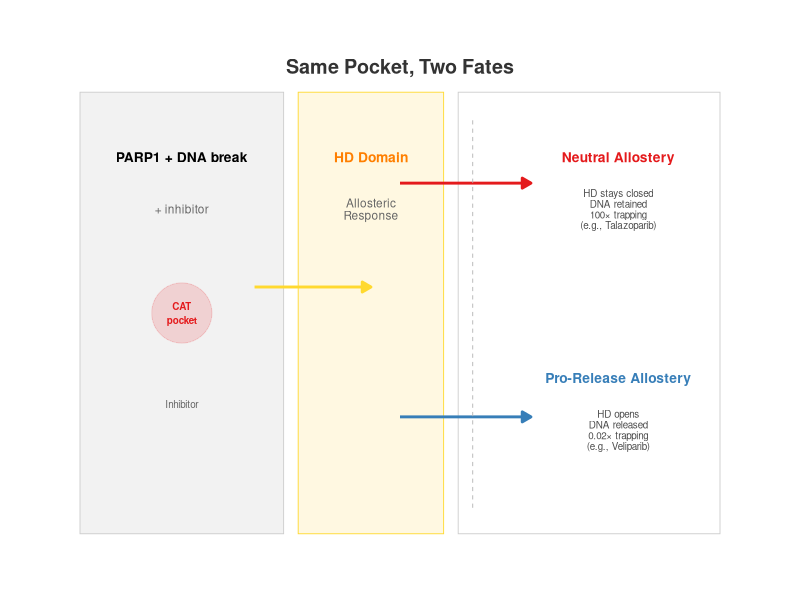
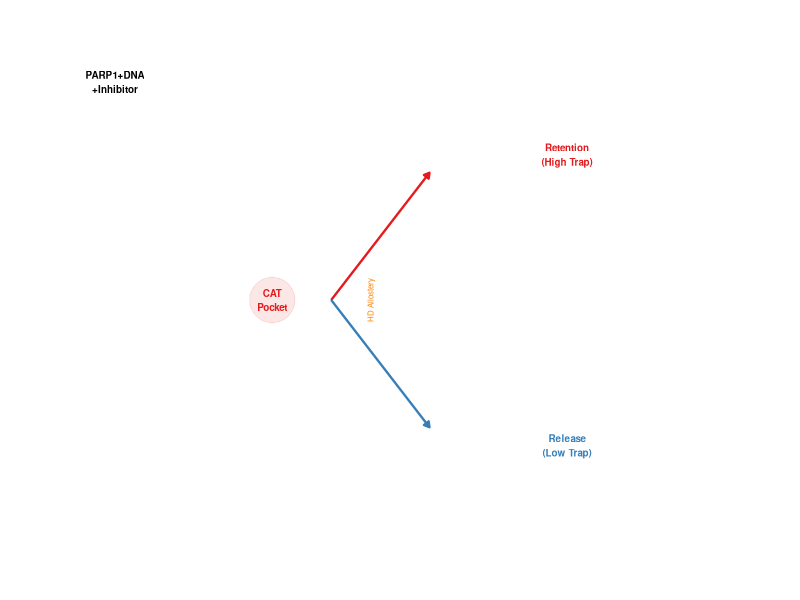

Reproduce these figures in R, in order.
#!/usr/bin/env Rscript
# 17-toc_graphic.R — TOC graphic: "Same Pocket, Two Fates"
library(ggplot2)
library(dplyr)

dir.create("results/figures", showWarnings = FALSE, recursive = TRUE)

# ---- TOC: Conceptual schematic ---------------------------------------------
# Left: PARP1+DNA with inhibitor in CAT pocket
# Center: Arrow showing allosteric signal transduction
# Right: Two outcomes — DNA retention (Type II) vs DNA release (Type III)

# Data for the conceptual 2D mechanism map
toc_data <- data.frame(
  x = c(1, 1, 2, 2, 3, 3, 3, 4, 4),
  y = c(3, 1, 3, 1, 3.5, 2, 0.5, 3, 1),
  label = c("PARP1\n+DNA+inhibitor", "CAT pocket\nbinding", 
            "Allosteric\nsignal", "HD domain\nresponse",
            "", "Type II\nNeutral", "Type III\nPro-release",
            "DNA RETENTION\nHigh trapping", "DNA RELEASE\nLow trapping"),
  color = c("grey30", "grey30", "#FFD92F", "#FFD92F",
            "white", "#E41A1C", "#377EB8", "#E41A1C", "#377EB8"),
  size = c(3, 2.5, 3, 2.5, 0, 3.5, 3.5, 4, 4),
  stringsAsFactors = FALSE
)

# Arrows
arrows <- data.frame(
  x = c(1.5, 1.5, 2.5, 2.5),
  xend = c(2.4, 2.4, 3.4, 3.4),
  y = c(2.2, 1.8, 2.8, 1.2),
  yend = c(2.2, 1.8, 2.8, 1.2),
  stringsAsFactors = FALSE
)

p <- ggplot() +
  # Background boxes
  annotate("rect", xmin = 0.3, xmax = 1.7, ymin = 0.3, ymax = 3.7,
           fill = "grey95", color = "grey80", linewidth = 0.3) +
  annotate("rect", xmin = 1.8, xmax = 2.8, ymin = 0.3, ymax = 3.7,
           fill = "#FFF8E1", color = "#FFD92F", linewidth = 0.3) +
  annotate("rect", xmin = 2.9, xmax = 4.7, ymin = 0.3, ymax = 3.7,
           fill = "white", color = "grey80", linewidth = 0.3) +
  # PARP1 schematic (left)
  annotate("text", x = 1, y = 3.2, label = "PARP1 + DNA break", size = 3.5, fontface = "bold") +
  annotate("text", x = 1, y = 2.8, label = "+ inhibitor", size = 3, color = "grey40") +
  # CAT pocket (oval)
  annotate("point", x = 1, y = 2, shape = 21, size = 20, fill = "#E41A1C", alpha = 0.15, color = "#E41A1C") +
  annotate("text", x = 1, y = 2, label = "CAT\npocket", size = 2.5, color = "#E41A1C", fontface = "bold") +
  # Inhibitor in pocket
  annotate("text", x = 1, y = 1.3, label = "Inhibitor", size = 2.5, color = "grey40") +
  # Arrow
  annotate("segment", x = 1.5, xend = 2.3, y = 2.2, yend = 2.2,
           arrow = arrow(type = "closed", length = unit(0.1, "inches")),
           color = "#FFD92F", linewidth = 1) +
  # HD domain (center)
  annotate("text", x = 2.3, y = 3.2, label = "HD Domain", size = 3.5, fontface = "bold", color = "#FF7F00") +
  annotate("text", x = 2.3, y = 2.8, label = "Allosteric\nResponse", size = 3, color = "grey40", lineheight = 0.85) +
  # Branching arrows
  annotate("segment", x = 2.5, xend = 3.4, y = 3, yend = 3,
           arrow = arrow(type = "closed", length = unit(0.1, "inches")),
           color = "#E41A1C", linewidth = 1) +
  annotate("segment", x = 2.5, xend = 3.4, y = 1.2, yend = 1.2,
           arrow = arrow(type = "closed", length = unit(0.1, "inches")),
           color = "#377EB8", linewidth = 1) +
  # Type II outcome (upper right)
  annotate("text", x = 4, y = 3.2, label = "Neutral Allostery", size = 3.5, fontface = "bold", color = "#E41A1C") +
  annotate("text", x = 4, y = 2.8, label = "HD stays closed\nDNA retained\n100× trapping\n(e.g., Talazoparib)", 
           size = 2.5, color = "grey30", lineheight = 0.9) +
  # Type III outcome (lower right)
  annotate("text", x = 4, y = 1.5, label = "Pro-Release Allostery", size = 3.5, fontface = "bold", color = "#377EB8") +
  annotate("text", x = 4, y = 1.1, label = "HD opens\nDNA released\n0.02× trapping\n(e.g., Veliparib)", 
           size = 2.5, color = "grey30", lineheight = 0.9) +
  # Divider
  annotate("segment", x = 3, xend = 3, y = 0.5, yend = 3.5,
           linetype = "dashed", color = "grey70", linewidth = 0.3) +
  # Title
  annotate("text", x = 2.5, y = 3.9, label = "Same Pocket, Two Fates",
           size = 5, fontface = "bold", color = "grey20") +
  xlim(0, 5) + ylim(0, 4.2) +
  theme_void() +
  theme(plot.background = element_rect(fill = "white", color = NA))

cairo_pdf("results/figures/TOC_Graphic.pdf", width = 120/25.4, height = 54/25.4, pointsize = 7)
print(p)
dev.off()

cat("Saved: TOC_Graphic.pdf\n")

# ---- Alternative: minimalist version for square format ----
p2 <- ggplot() +
  annotate("rect", xmin = 0, xmax = 3, ymin = 0, ymax = 3, fill = "white", color = NA) +
  # Center circle = CAT pocket
  annotate("point", x = 1, y = 1.5, shape = 21, size = 15, fill = "#E41A1C", alpha = 0.1, color = "#E41A1C", stroke = 0.5) +
  annotate("text", x = 1, y = 1.5, label = "CAT\nPocket", size = 2.5, color = "#E41A1C", fontface = "bold") +
  # Left: DNA complex
  annotate("text", x = 0.2, y = 2.7, label = "PARP1+DNA\n+Inhibitor", size = 2.5, fontface = "bold") +
  # Arrow to branch
  annotate("segment", x = 1.3, xend = 1.8, y = 1.5, yend = 2.2,
           arrow = arrow(type = "closed", length = unit(0.06, "inches")),
           color = "#E41A1C", linewidth = 0.8) +
  annotate("segment", x = 1.3, xend = 1.8, y = 1.5, yend = 0.8,
           arrow = arrow(type = "closed", length = unit(0.06, "inches")),
           color = "#377EB8", linewidth = 0.8) +
  # Outcomes
  annotate("text", x = 2.5, y = 2.3, label = "Retention\n(High Trap)", size = 2.5, color = "#E41A1C", fontface = "bold") +
  annotate("text", x = 2.5, y = 0.7, label = "Release\n(Low Trap)", size = 2.5, color = "#377EB8", fontface = "bold") +
  # HD label
  annotate("text", x = 1.5, y = 1.5, label = "HD Allostery", size = 2, color = "#FF7F00", angle = 90) +
  xlim(-0.2, 3.5) + ylim(0, 3) +
  theme_void()

cairo_pdf("results/figures/TOC_Graphic_Minimal.pdf", width = 80/25.4, height = 80/25.4, pointsize = 7)
print(p2)
dev.off()

cat("Saved: TOC_Graphic_Minimal.pdf\n")
message("===== TOC complete =====")
